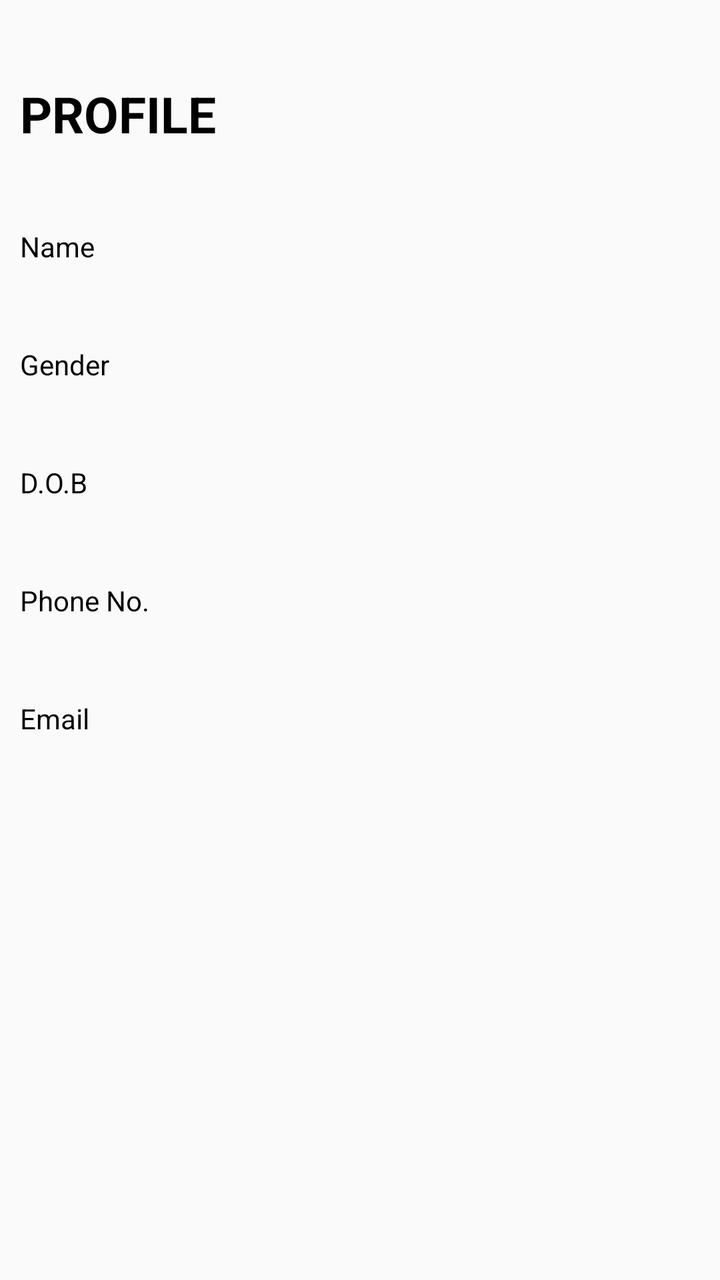
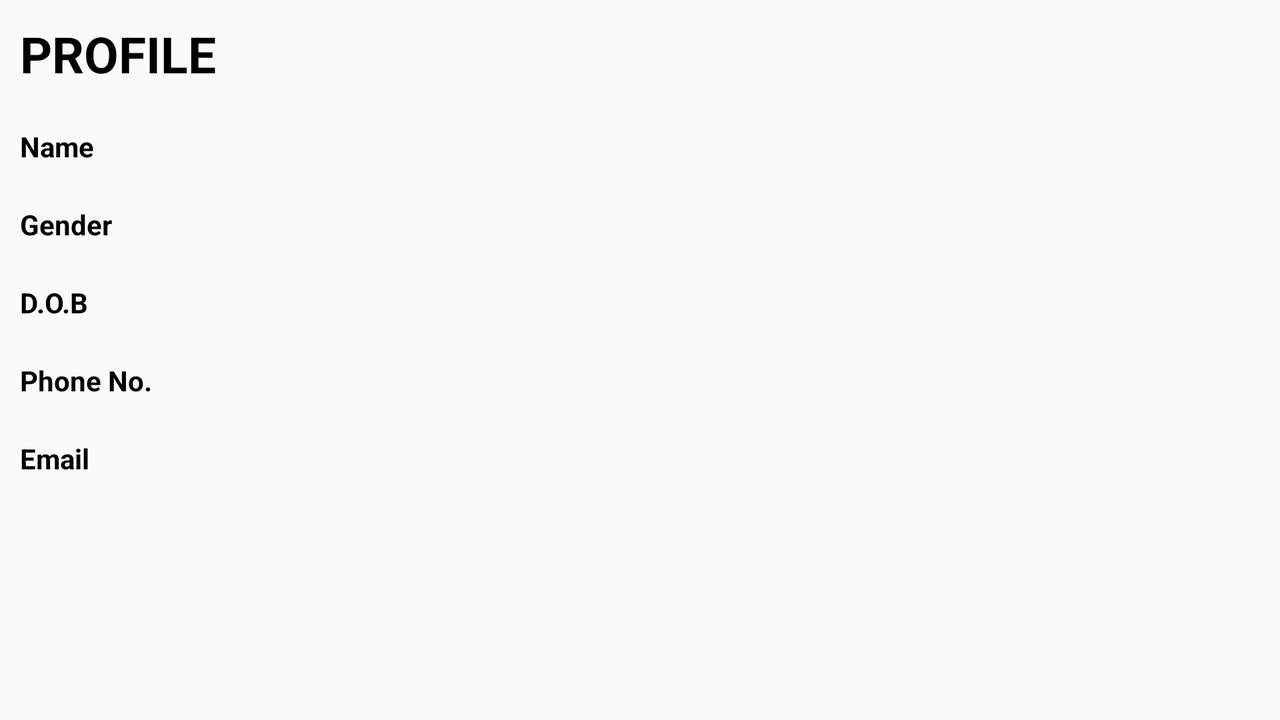

Compare how this app lays out the same screen by default and in its alternative resource folder. The renders come first, then the two layout files and the values they reference.
<!-- AndroidManifest.xml: application theme AppTheme -->
<!-- res/layout/content_home.xml -->
<?xml version="1.0" encoding="utf-8"?>
<RelativeLayout xmlns:android="http://schemas.android.com/apk/res/android"
    xmlns:app="http://schemas.android.com/apk/res-auto"
    xmlns:tools="http://schemas.android.com/tools"
    android:layout_width="match_parent"
    android:layout_height="match_parent"
    app:layout_behavior="@string/appbar_scrolling_view_behavior"
    tools:context="com.example.geoaloshious.stegano.home"
    tools:showIn="@layout/app_bar_home">


    <TextView
        android:id="@+id/tv_profile"
        android:layout_width="wrap_content"
        android:layout_height="wrap_content"
        android:layout_alignParentLeft="true"
        android:layout_alignParentStart="true"
        android:layout_alignParentTop="true"
        android:layout_marginLeft="10dp"
        android:layout_marginStart="10dp"
        android:layout_marginTop="40dp"
        android:text="PROFILE"
        android:textSize="25dp"
        android:textStyle="bold"
        android:textColor="@android:color/black"/>

    <TextView
        android:id="@+id/tv_name"
        android:layout_width="wrap_content"
        android:layout_height="wrap_content"
        android:layout_marginLeft="10dp"
        android:layout_below="@+id/tv_profile"
        android:layout_marginTop="40dp"
        android:text="Name"
        android:textColor="@android:color/black"/>

    <TextView
        android:id="@+id/tv_gender"
        android:layout_width="wrap_content"
        android:layout_height="wrap_content"
        android:layout_below="@+id/tv_name"
        android:layout_marginTop="40dp"
        android:layout_marginLeft="10dp"
        android:text="Gender"
        android:textColor="@android:color/black"/>

    <TextView
        android:id="@+id/tv_dob"
        android:layout_width="wrap_content"
        android:layout_height="wrap_content"
        android:layout_below="@+id/tv_gender"
        android:layout_marginTop="40dp"
        android:layout_marginLeft="10dp"
        android:text="D.O.B"
        android:textColor="@android:color/black"/>

    <TextView
        android:id="@+id/tv_phone"
        android:layout_width="wrap_content"
        android:layout_height="wrap_content"
        android:layout_below="@+id/tv_dob"
        android:layout_marginTop="40dp"
        android:layout_marginLeft="10dp"
        android:text="Phone No."
        android:textColor="@android:color/black"/>

    <TextView
        android:id="@+id/tv_email"
        android:layout_width="wrap_content"
        android:layout_height="wrap_content"
        android:layout_below="@+id/tv_phone"
        android:layout_marginLeft="10dp"
        android:layout_marginTop="40dp"
        android:text="Email"
        android:textColor="@android:color/black"/>

    <TextView
        android:id="@+id/tv_name2"
        android:layout_width="wrap_content"
        android:layout_height="wrap_content"
        android:layout_marginTop="115dp"
        android:layout_marginLeft="120dp"/>

    <TextView
        android:id="@+id/tv_gender2"
        android:layout_width="wrap_content"
        android:layout_height="wrap_content"
        android:layout_marginTop="170dp"
        android:layout_marginLeft="120dp"/>

    <TextView
        android:id="@+id/tv_dob2"
        android:layout_width="wrap_content"
        android:layout_height="wrap_content"
        android:layout_marginTop="230dp"
        android:layout_marginLeft="120dp"/>

    <TextView
        android:id="@+id/tv_phone2"
        android:layout_width="wrap_content"
        android:layout_height="wrap_content"
        android:layout_marginTop="290dp"
        android:layout_marginLeft="120dp"/>

    <TextView
        android:id="@+id/tv_email2"
        android:layout_width="wrap_content"
        android:layout_height="wrap_content"
        android:layout_marginTop="347dp"
        android:layout_marginLeft="120dp"/>
</RelativeLayout>
<!-- res/layout/app_bar_home.xml (included above) -->
<?xml version="1.0" encoding="utf-8"?>
<android.support.design.widget.CoordinatorLayout xmlns:android="http://schemas.android.com/apk/res/android"
    xmlns:app="http://schemas.android.com/apk/res-auto"
    xmlns:tools="http://schemas.android.com/tools"
    android:layout_width="match_parent"
    android:layout_height="match_parent"
    tools:context="com.example.geoaloshious.stegano.home">

    <android.support.design.widget.AppBarLayout
        android:layout_width="match_parent"
        android:layout_height="wrap_content"
        android:theme="@style/AppTheme.AppBarOverlay">

        <android.support.v7.widget.Toolbar
            android:id="@+id/toolbar"
            android:layout_width="match_parent"
            android:layout_height="?attr/actionBarSize"
            android:background="#075e54"
            app:popupTheme="@style/AppTheme.PopupOverlay" />

    </android.support.design.widget.AppBarLayout>

    <include layout="@layout/content_home" />

</android.support.design.widget.CoordinatorLayout>
<!-- resources referenced by this layout -->
<resources>
  <style name="AppTheme.AppBarOverlay" parent="ThemeOverlay.AppCompat.Dark.ActionBar" />
  <style name="AppTheme.PopupOverlay" parent="ThemeOverlay.AppCompat.Light" />
  <!-- from res/values-v21/ -->
  <style name="AppTheme" parent="Theme.AppCompat.Light.NoActionBar">
          
          <item name="colorPrimary">#3F51B5</item>
          <item name="colorPrimaryDark">#075e54</item>
          <item name="colorAccent">#075e54</item>
          <item name="android:statusBarColor">#075e54</item>
          <item name="android:colorControlNormal">#075e54</item>
          <item name="android:colorControlActivated">#075e54</item>
      </style>
</resources>
<!-- res/layout-land/content_home.xml (the author's variant of the layout above) -->
<!-- drawn on the phone turned sideways -->
<?xml version="1.0" encoding="utf-8"?>
<RelativeLayout xmlns:android="http://schemas.android.com/apk/res/android"
    xmlns:app="http://schemas.android.com/apk/res-auto"
    xmlns:tools="http://schemas.android.com/tools"
    android:layout_width="match_parent"
    android:layout_height="match_parent"
    app:layout_behavior="@string/appbar_scrolling_view_behavior"
    tools:context="com.example.geoaloshious.stegano.home"
    tools:showIn="@layout/app_bar_home">


    <TextView
        android:id="@+id/tv_profile"
        android:layout_width="wrap_content"
        android:layout_height="wrap_content"
        android:layout_alignParentLeft="true"
        android:layout_alignParentStart="true"
        android:layout_alignParentTop="true"
        android:layout_marginLeft="10dp"
        android:layout_marginStart="10dp"
        android:layout_marginTop="10dp"
        android:text="PROFILE"
        android:textSize="25sp"
        android:textStyle="bold"
        android:textColor="@android:color/black"/>

    <TextView
        android:id="@+id/tv_name"
        android:layout_width="wrap_content"
        android:layout_height="wrap_content"
        android:layout_marginLeft="10dp"
        android:layout_below="@+id/tv_profile"
        android:layout_marginTop="20dp"
        android:text="Name"
        android:textStyle="bold"
        android:textColor="@android:color/black"/>

    <TextView
        android:id="@+id/tv_gender"
        android:layout_width="wrap_content"
        android:layout_height="wrap_content"
        android:layout_below="@+id/tv_name"
        android:layout_marginTop="20dp"
        android:layout_marginLeft="10dp"
        android:text="Gender"
        android:textStyle="bold"
        android:textColor="@android:color/black"/>

    <TextView
        android:id="@+id/tv_dob"
        android:layout_width="wrap_content"
        android:layout_height="wrap_content"
        android:layout_below="@+id/tv_gender"
        android:layout_marginTop="20dp"
        android:layout_marginLeft="10dp"
        android:text="D.O.B"
        android:textStyle="bold"
        android:textColor="@android:color/black"/>

    <TextView
        android:id="@+id/tv_phone"
        android:layout_width="wrap_content"
        android:layout_height="wrap_content"
        android:layout_below="@+id/tv_dob"
        android:layout_marginTop="20dp"
        android:layout_marginLeft="10dp"
        android:text="Phone No."
        android:textStyle="bold"
        android:textColor="@android:color/black"/>

    <TextView
        android:id="@+id/tv_email"
        android:layout_width="wrap_content"
        android:layout_height="wrap_content"
        android:layout_below="@+id/tv_phone"
        android:layout_marginLeft="10dp"
        android:layout_marginTop="20dp"
        android:text="Email"
        android:textStyle="bold"
        android:textColor="@android:color/black"/>

    <TextView
        android:id="@+id/tv_name2"
        android:layout_width="wrap_content"
        android:layout_height="wrap_content"
        android:layout_toRightOf="@+id/tv_name"
        android:layout_below="@+id/tv_profile"
        android:layout_marginTop="20dp"
        android:layout_marginLeft="65dp"/>

    <TextView
        android:id="@+id/tv_gender2"
        android:layout_width="wrap_content"
        android:layout_height="wrap_content"
        android:layout_toRightOf="@+id/tv_gender"
        android:layout_below="@+id/tv_name"
        android:layout_marginTop="20dp"
        android:layout_marginLeft="57dp"/>

    <TextView
        android:id="@+id/tv_dob2"
        android:layout_width="wrap_content"
        android:layout_height="wrap_content"
        android:layout_toRightOf="@+id/tv_dob"
        android:layout_below="@+id/tv_gender"
        android:layout_marginTop="20dp"
        android:layout_marginLeft="68dp"/>

    <TextView
        android:id="@+id/tv_phone2"
        android:layout_width="wrap_content"
        android:layout_height="wrap_content"
        android:layout_toRightOf="@+id/tv_phone"
        android:layout_below="@+id/tv_dob"
        android:layout_marginTop="20dp"
        android:layout_marginLeft="36dp"/>

    <TextView
        android:id="@+id/tv_email2"
        android:layout_width="wrap_content"
        android:layout_height="wrap_content"
        android:layout_toRightOf="@+id/tv_email"
        android:layout_below="@+id/tv_phone"
        android:layout_marginTop="20dp"
        android:layout_marginLeft="68dp"/>
</RelativeLayout>
<!-- res/layout/content_home.xml (included above) -->
<?xml version="1.0" encoding="utf-8"?>
<RelativeLayout xmlns:android="http://schemas.android.com/apk/res/android"
    xmlns:app="http://schemas.android.com/apk/res-auto"
    xmlns:tools="http://schemas.android.com/tools"
    android:layout_width="match_parent"
    android:layout_height="match_parent"
    app:layout_behavior="@string/appbar_scrolling_view_behavior"
    tools:context="com.example.geoaloshious.stegano.home"
    tools:showIn="@layout/app_bar_home">


    <TextView
        android:id="@+id/tv_profile"
        android:layout_width="wrap_content"
        android:layout_height="wrap_content"
        android:layout_alignParentLeft="true"
        android:layout_alignParentStart="true"
        android:layout_alignParentTop="true"
        android:layout_marginLeft="10dp"
        android:layout_marginStart="10dp"
        android:layout_marginTop="40dp"
        android:text="PROFILE"
        android:textSize="25dp"
        android:textStyle="bold"
        android:textColor="@android:color/black"/>

    <TextView
        android:id="@+id/tv_name"
        android:layout_width="wrap_content"
        android:layout_height="wrap_content"
        android:layout_marginLeft="10dp"
        android:layout_below="@+id/tv_profile"
        android:layout_marginTop="40dp"
        android:text="Name"
        android:textColor="@android:color/black"/>

    <TextView
        android:id="@+id/tv_gender"
        android:layout_width="wrap_content"
        android:layout_height="wrap_content"
        android:layout_below="@+id/tv_name"
        android:layout_marginTop="40dp"
        android:layout_marginLeft="10dp"
        android:text="Gender"
        android:textColor="@android:color/black"/>

    <TextView
        android:id="@+id/tv_dob"
        android:layout_width="wrap_content"
        android:layout_height="wrap_content"
        android:layout_below="@+id/tv_gender"
        android:layout_marginTop="40dp"
        android:layout_marginLeft="10dp"
        android:text="D.O.B"
        android:textColor="@android:color/black"/>

    <TextView
        android:id="@+id/tv_phone"
        android:layout_width="wrap_content"
        android:layout_height="wrap_content"
        android:layout_below="@+id/tv_dob"
        android:layout_marginTop="40dp"
        android:layout_marginLeft="10dp"
        android:text="Phone No."
        android:textColor="@android:color/black"/>

    <TextView
        android:id="@+id/tv_email"
        android:layout_width="wrap_content"
        android:layout_height="wrap_content"
        android:layout_below="@+id/tv_phone"
        android:layout_marginLeft="10dp"
        android:layout_marginTop="40dp"
        android:text="Email"
        android:textColor="@android:color/black"/>

    <TextView
        android:id="@+id/tv_name2"
        android:layout_width="wrap_content"
        android:layout_height="wrap_content"
        android:layout_marginTop="115dp"
        android:layout_marginLeft="120dp"/>

    <TextView
        android:id="@+id/tv_gender2"
        android:layout_width="wrap_content"
        android:layout_height="wrap_content"
        android:layout_marginTop="170dp"
        android:layout_marginLeft="120dp"/>

    <TextView
        android:id="@+id/tv_dob2"
        android:layout_width="wrap_content"
        android:layout_height="wrap_content"
        android:layout_marginTop="230dp"
        android:layout_marginLeft="120dp"/>

    <TextView
        android:id="@+id/tv_phone2"
        android:layout_width="wrap_content"
        android:layout_height="wrap_content"
        android:layout_marginTop="290dp"
        android:layout_marginLeft="120dp"/>

    <TextView
        android:id="@+id/tv_email2"
        android:layout_width="wrap_content"
        android:layout_height="wrap_content"
        android:layout_marginTop="347dp"
        android:layout_marginLeft="120dp"/>
</RelativeLayout>
